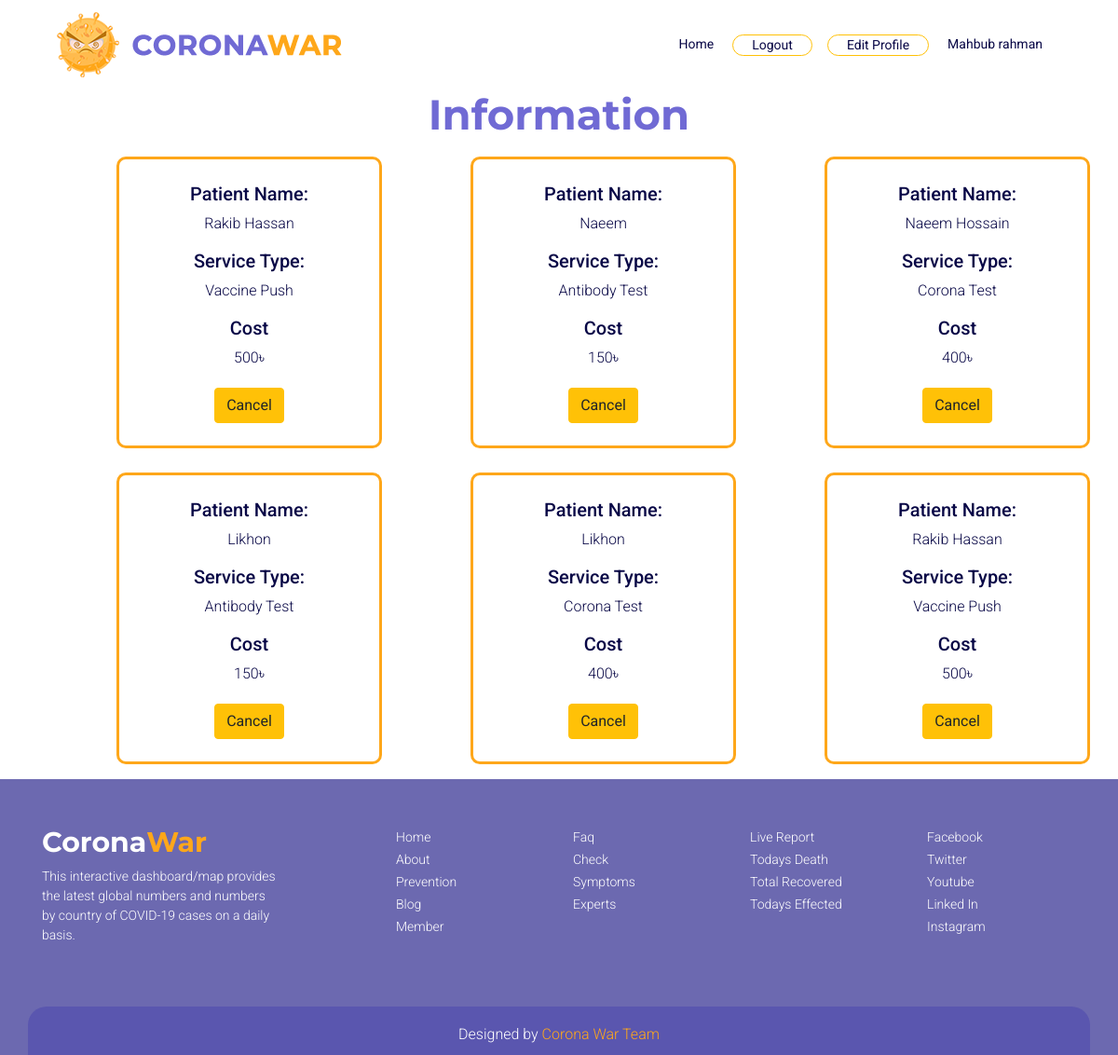
The app's page /doctor.php (signed in) with its own data.
### tables this page shows
CREATE TABLE `visit` (
  `ID` int(11) NOT NULL,
  `D_NAME` varchar(255) NOT NULL,
  `P_NAME` varchar(255) NOT NULL,
  `S_TYPE` varchar(255) NOT NULL
);

### doctor.php (the view, shortened to what this page needs)
<?php
include("dataconfig.php");
$p_name=isset($_SESSION['username'])?$_SESSION['username']:"";
$selectsql2="SELECT * FROM visit";
$conn->query($selectsql2);
$result_info=$conn->query($selectsql2);
$c=400;
$a=150;
$v=500;
$re=0;
?>
<!DOCTYPE html>
<html lang="en">
<head>
	<link rel="stylesheet" href="fontawesome/css/all.css">
	<link rel="stylesheet" href="css/bootstrap.css">
	<link rel="stylesheet" href="css/doctor.css">
	<link rel="stylesheet" href="css/media.css">
</head>
<body>
	<header>
		<div class="container">
			<nav class="navbar navbar-expand-lg navbar-light">
				<a class="navbar-brand l_img" href="index.php">
					<img class="img-fluid" src="images/logo.png" alt="logo">
				</a>
				<div class="collapse navbar-collapse menu" id="navbarNav">
					<ul class="navbar-nav ml-auto">
						<li class="nav-item active">
							<a class="nav-link" href="index.php">Home</a>
						</li>
						<li class="nav-item border rounded-pill border-warning float-left">
							<a class="nav-link" href="logout.php">Logout</a>
						</li>
						<li class="nav-item border rounded-pill border-warning float-left ml-3">
							<a class="nav-link" href="doctorEditProfile.php" >Edit Profile</a>
						</li>
						<li class="nav-item float-left">
							<a class="nav-link" href="#">
								<?php
								echo isset($_SESSION['username'])?$_SESSION['username']:"";
								?>
							</a>
						</li>
					</ul>
				</div>
			</nav>
		</div>
	</header>
	<section class="container">
		<div class="row">
			<div class="col-md-12">
				<h1 class="offset-lg-3 col-lg-6 offset-md-3 col-md-8 text-center meet_title custom_h1">Information</h1>
			</div>
			<?php while ($info=$result_info->fetch_assoc()) {?>
				<?php if ($p_name==$info['D_NAME']) { ?>
			<div class="col-md-3 offset-1 mb-3  meet_content text-center c_padding">
				<h3 class="custom_h3">Patient Name:</h3>
				<p class="custom_p"><?php echo $info['P_NAME'];?></p>
				<h5 class="custom_h3">Service Type:</h5>
				<p class="custom_p"><?php echo $info['S_TYPE'];?></p>
				<h5 class="custom_h3">Cost</h5>
				<p class="custom_p">
					<?php
					$var=$info['S_TYPE'];
					if($var=='Corona Test'){
						$re=$c;
					}
					else if($var=='Antibody Test'){
						$re=$a;
					}
					else if($var=='Vaccine Push'){
						$re=$v;
					}
					echo $re;
					?>৳</p>
				<a href="delete.php?ID=<?php echo $info['ID'];?>" type="submit" class="btn btn-warning radious mt-1 mb-4">Cancel</a>
			</div><?php } ?>
			<?php } ?>
		</div>
	</section>
	<footer>
		<div class="container">
			<div class="row" style="padding-bottom: 50px;">
				<div class="col-lg-3 col-sm-12 col-12 coronawar">
					<h3>Corona<span>War</span></h3>
					<p>This interactive dashboard/map provides the latest global numbers and numbers by country of COVID-19 cases on a daily basis.</p>
				</div>
				<div class="offset-lg-1 col-lg-1 offset-md-2 col-md-1 offset-sm-2  col-sm-2 offset-1 col-5 f_contact">
					<ul class="list-unstyled">
						<li><a href="#home">Home</a></li>
						<li><a href="#about">About</a></li>
						<li><a href="#prenention">Prevention</a></li>
						<li><a href="#blog">Blog</a></li>
						<li><a href="#">Member</a></li>
					</ul>
				</div>
				<div class="offset-md-1 col-md-1 offset-md-1 col-md-1 offset-sm-0 col-sm-2 offset-1 col-4 f_contact">
					<ul class="list-unstyled">
						<li><a href="#faq">Faq</a></li>
						<li><a href="#">Check Symptoms</a></li>
						<li><a href="index.php">Experts</a></li>
					</ul>
				</div>
				<div class="offset-lg-1 col-lg-2 offset-md-1 col-md-3 offset-sm-0  col-sm-3 offset-1 col-5 f_contact">
					<ul class="list-unstyled">
						<li><a href="index.php">Live Report</a></li>
						<li><a href="index.php">Todays Death</a></li>
						<li><a href="index.php">Total Recovered</a></li>
						<li><a href="index.php">Todays Effected</a></li>
					</ul>
				</div>
				<div class="offset-lg-0 col-lg-1 offset-md-0 col-md-2 offset-sm-0  col-sm-2 offset-1  col-4 f_contact">
					<ul class="list-unstyled">
						<li><a href="#">Facebook</a></li>
						<li><a href="#">Twitter</a></li>
						<li><a href="#">Youtube</a></li>
						<li><a href="#">Linked In</a></li>
						<li><a href="#">Instagram</a></li>
					</ul>
				</div>
			</div>
			<div class="row designed">
				<div class="col-12">
					<h2>Designed by <a href="#" target="_blank">Corona War Team</a></h2>
				</div>
			</div>
		</div>
	</footer>
</body>
</html>

### css/doctor.css (style rules this page uses)
body { font-family: 'Roboto', sans-serif; }
.menu ul li a { font-size: 14px; color: #080746 !important; padding: 0 20px !important; transition: 1s; }
.c_padding { padding-top: 25px; }
.meet_content { background-color: #ffffff; position: relative; margin-top: 10px; border-radius: 10px; border: 3px solid #fea71a; }
.custom_h1 { font-family: 'Montserrat', sans-serif; font-weight: 700; font-size: 45px; color: #706ad4; }
.custom_h3 { font-weight: 500; font-size: 20px; color: #080746; }
.custom_p { font-weight: 300; font-size: 16px; color: #080746; }
footer { background-color: #6c69b0; padding-top: 50px; }
.coronawar h3 { font-family: 'Montserrat', sans-serif; font-weight: 700; font-size: 30px; color: #ffffff; }
.coronawar h3 span { color: #fea71a; }
.coronawar p { font-weight: 300; font-size: 14px; color: #ffffff; }
.f_contact ul li a { font-weight: 300; font-size: 14px; color: #ffffff; text-decoration: none; transition: 1s; }
.designed { background-color: #5a56af; padding: 20px 0 5px 0px; border-top-left-radius: 20px; border-top-right-radius: 20px; }
.designed h2 { font-weight: 300; font-size: 16px; color: #ffffff; text-align: center; }
.designed h2 a { color: #fea71a; text-decoration: none; transition: 1s; }

### records on screen
visit: P_NAME "Rakib Hassan", S_TYPE "Vaccine Push", re "500"
visit: P_NAME "Naeem", S_TYPE "Antibody Test", re "150"
visit: P_NAME "Naeem Hossain", S_TYPE "Corona Test", re "400"
visit: P_NAME "Likhon", S_TYPE "Antibody Test", re "150"
visit: P_NAME "Likhon", S_TYPE "Corona Test", re "400"
visit: P_NAME "Rakib Hassan", S_TYPE "Vaccine Push", re "500"

### other values on screen
$_SESSION['username'] "Mahbub rahman"
